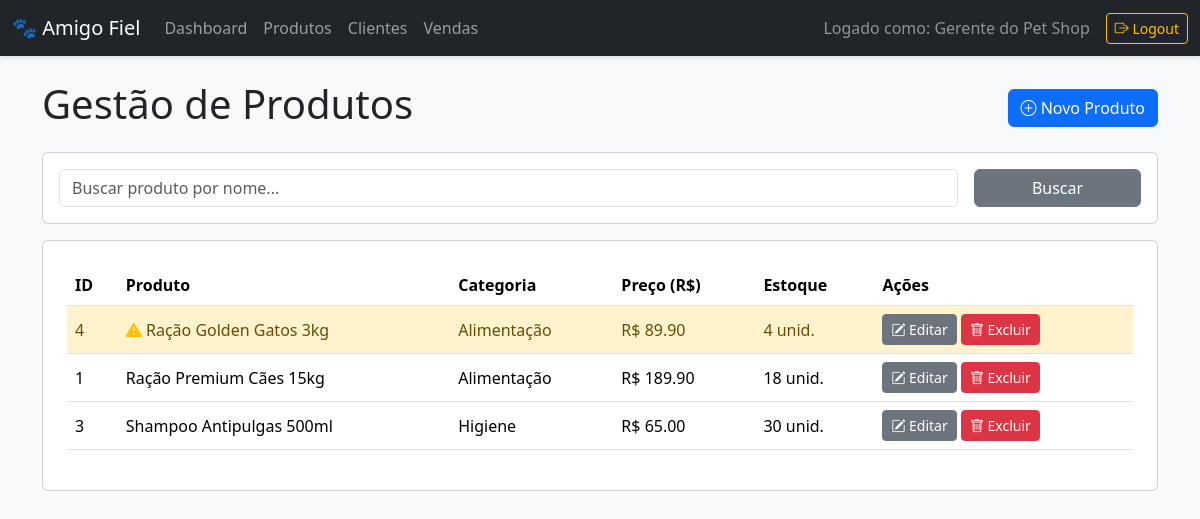
/produtos (signed in), run on the app's committed database.
### tables this page shows
CREATE TABLE Produtos (
    id_produto INTEGER PRIMARY KEY AUTOINCREMENT,
    nome VARCHAR(100) NOT NULL,
    categoria VARCHAR(50),
    preco REAL NOT NULL CHECK(preco > 0),
    quantidade INTEGER NOT NULL CHECK(quantidade >= 0)
);

### app.py (the view)
@app.route('/produtos')
@login_required
def produtos():
    db = get_db(); busca = request.args.get('busca', '')
    if busca:
        db_rows = db.execute("SELECT * FROM Produtos WHERE nome LIKE ? ORDER BY nome", ('%' + busca + '%',)).fetchall()
    else:
        db_rows = db.execute("SELECT * FROM Produtos ORDER BY nome").fetchall()
    produtos = [dict(row) for row in db_rows]
    return render_template('produtos.html', produtos=produtos)

### app.py (called while the page is built)
def get_db():
    db = getattr(g, '_database', None)
    if db is None:
        db_path = os.path.join(app.root_path, DATABASE)
        db = g._database = sqlite3.connect(db_path)
        db.row_factory = sqlite3.Row
    return db

@app.teardown_appcontext
def close_connection(exception):
    db = getattr(g, '_database', None)
    if db is not None: db.close()

def login_required(f):
    @wraps(f)
    def decorated_function(*args, **kwargs):
        if 'user_id' not in session:
            flash('Você precisa estar logado para ver esta página.', 'warning')
            return redirect(url_for('login'))
        return f(*args, **kwargs)
    return decorated_function

### templates/produtos.html (shortened to what this page needs)
{% extends "layout.html" %}
{% block content %}
<div class="d-flex justify-content-between align-items-center mb-3">
    <h1>Gestão de Produtos</h1>
    <button class="btn btn-primary" data-bs-toggle="modal" data-bs-target="#formModal" onclick="prepareAddModal()">
        <i class="bi bi-plus-circle"></i> Novo Produto
    </button>
</div>
<div class="card mb-3">
    <div class="card-body">
        <form method="GET" action="{{ url_for('produtos') }}" class="row g-3">
            <div class="col-md-10">
                <input type="text" class="form-control" name="busca" placeholder="Buscar produto por nome..." value="{{ request.args.get('busca', '') }}">
            </div>
            <div class="col-md-2 d-grid">
                <button type="submit" class="btn btn-secondary">Buscar</button>
            </div>
        </form>
    </div>
</div>
<div class="card p-4">
    <table class="table table-hover align-middle">
        <thead>
            <tr>
                <th>ID</th>
                <th>Produto</th>
                <th>Categoria</th>
                <th>Preço (R$)</th>
                <th>Estoque</th>
                <th>Ações</th>
            </tr>
        </thead>
        <tbody>
            {% for produto in produtos %}
            <tr class="{{ 'table-warning-custom' if produto.quantidade < 5 }}">
                <td>{{ produto.id_produto }}</td>
                <td>
                    {% if produto.quantidade < 5 %}
                        <i class="bi bi-exclamation-triangle-fill text-warning" title="Estoque baixo!"></i>
                    {% endif %}
                    {{ produto.nome }}
                </td>
                <td>{{ produto.categoria }}</td>
                <td>R$ {{ "%.2f"|format(produto.preco) }}</td>
                <td>{{ produto.quantidade }} unid.</td>
                <td>
                    <button class="btn btn-sm btn-secondary" onclick="prepareEditModal({{ produto|tojson }})">
                        <i class="bi bi-pencil-square"></i> Editar
                    </button>
                    <form action="{{ url_for('delete_produto', id=produto.id_produto) }}" method="POST" class="d-inline" onsubmit="return confirm('Tem certeza?');">
                        <button type="submit" class="btn btn-sm btn-danger">
                            <i class="bi bi-trash"></i> Excluir
                        </button>
                    </form>
                </td>
            </tr>
            {% else %}
            <tr>
                <td colspan="6" class="text-center">Nenhum produto encontrado.</td>
            </tr>
            {% endfor %}
        </tbody>
    </table>
</div>
{% endblock %}

### templates/layout.html (shortened to what this page needs)
<!doctype html>
<html lang="pt-BR">
<head>
    <link href="https://cdn.jsdelivr.net/npm/bootstrap@5.3.3/dist/css/bootstrap.min.css" rel="stylesheet">
    <link rel="stylesheet" href="https://cdn.jsdelivr.net/npm/bootstrap-icons@1.11.3/font/bootstrap-icons.min.css">
</head>
<body>
    {% if 'user_id' in session %}
    <nav class="navbar navbar-expand-lg navbar-dark bg-dark mb-4">
        <div class="container-fluid">
            <a class="navbar-brand" href="{{ url_for('dashboard') }}">🐾 Amigo Fiel</a>
            <div class="collapse navbar-collapse" id="navbarNav">
                <ul class="navbar-nav me-auto">
                    <li class="nav-item">
                        <a class="nav-link" href="{{ url_for('dashboard') }}">Dashboard</a>
                    </li>
                    <li class="nav-item">
                        <a class="nav-link" href="{{ url_for('produtos') }}">Produtos</a>
                    </li>
                    <li class="nav-item">
                        <a class="nav-link" href="{{ url_for('clientes') }}">Clientes</a>
                    </li>
                    <li class="nav-item">
                        <a class="nav-link" href="{{ url_for('vendas') }}">Vendas</a>
                    </li>
                </ul>
                <span class="navbar-text text-white-50 me-3">
                    Logado como: {{ session['user_name'] }}
                </span>
                <a href="{{ url_for('logout') }}" class="btn btn-outline-warning btn-sm">
                    <i class="bi bi-box-arrow-right"></i> Logout
                </a>
            </div>
        </div>
    </nav>
    {% endif %}
    <main class="container">
        {% block content %}{% endblock %}
    </main>
</body>
</html>

### templates/layout.html (style rules this page uses)
body { background-color: #f8f9fa; }
.navbar { box-shadow: 0 2px 4px rgba(0,0,0,.1); }
.table-warning-custom { --bs-table-bg: #fff3cd; --bs-table-color: #664d03; }

### data on the page
Produtos: id_produto "4", nome "Ração Golden Gatos 3kg", categoria "Alimentação", preco "89.90", quantidade "4"
Produtos: id_produto "1", nome "Ração Premium Cães 15kg", categoria "Alimentação", preco "189.90", quantidade "18"
Produtos: id_produto "3", nome "Shampoo Antipulgas 500ml", categoria "Higiene", preco "65.00", quantidade "30"

### other printed values
{{ session['user_name'] }} "Gerente do Pet Shop"
